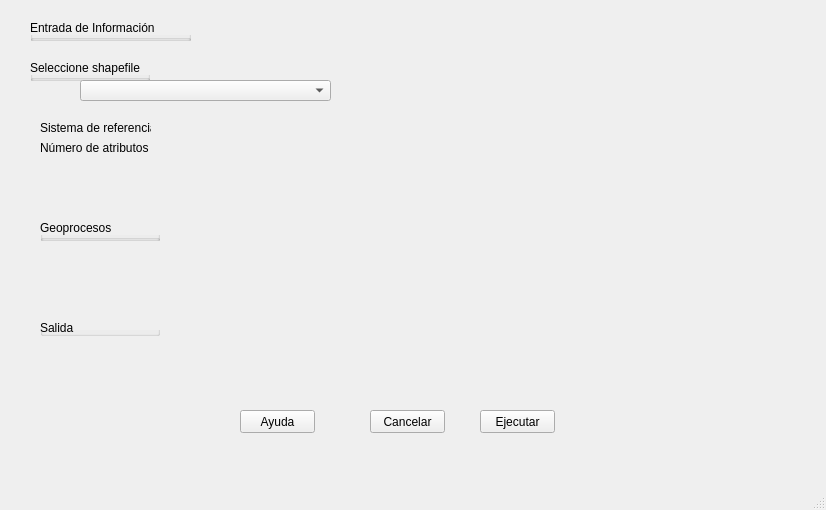
<?xml version="1.0" encoding="UTF-8"?>
<ui version="4.0">
 <class>MainWindow</class>
 <widget class="QMainWindow" name="MainWindow">
  <property name="geometry">
   <rect>
    <x>0</x>
    <y>0</y>
    <width>826</width>
    <height>510</height>
   </rect>
  </property>
  <property name="windowTitle">
   <string>Vectorial</string>
  </property>
  <widget class="QWidget" name="centralwidget">
   <widget class="QGroupBox" name="groupBox">
    <property name="geometry">
     <rect>
      <x>30</x>
      <y>20</y>
      <width>161</width>
      <height>21</height>
     </rect>
    </property>
    <property name="title">
     <string>Entrada de Información</string>
    </property>
   </widget>
   <widget class="QGroupBox" name="groupBox_2">
    <property name="geometry">
     <rect>
      <x>30</x>
      <y>60</y>
      <width>120</width>
      <height>21</height>
     </rect>
    </property>
    <property name="title">
     <string>Seleccione shapefile</string>
    </property>
   </widget>
   <widget class="QPushButton" name="btn1">
    <property name="geometry">
     <rect>
      <x>240</x>
      <y>410</y>
      <width>75</width>
      <height>23</height>
     </rect>
    </property>
    <property name="text">
     <string>Ayuda</string>
    </property>
   </widget>
   <widget class="QPushButton" name="btn2">
    <property name="geometry">
     <rect>
      <x>370</x>
      <y>410</y>
      <width>75</width>
      <height>23</height>
     </rect>
    </property>
    <property name="text">
     <string>Cancelar</string>
    </property>
   </widget>
   <widget class="QPushButton" name="btn3">
    <property name="geometry">
     <rect>
      <x>480</x>
      <y>410</y>
      <width>75</width>
      <height>23</height>
     </rect>
    </property>
    <property name="text">
     <string>Ejecutar</string>
    </property>
   </widget>
   <widget class="QGroupBox" name="groupBox_3">
    <property name="geometry">
     <rect>
      <x>40</x>
      <y>220</y>
      <width>120</width>
      <height>21</height>
     </rect>
    </property>
    <property name="title">
     <string>Geoprocesos</string>
    </property>
   </widget>
   <widget class="QGroupBox" name="groupBox_4">
    <property name="geometry">
     <rect>
      <x>40</x>
      <y>320</y>
      <width>120</width>
      <height>16</height>
     </rect>
    </property>
    <property name="title">
     <string>Salida</string>
    </property>
   </widget>
   <widget class="QLabel" name="lb1">
    <property name="geometry">
     <rect>
      <x>40</x>
      <y>120</y>
      <width>111</width>
      <height>16</height>
     </rect>
    </property>
    <property name="text">
     <string>Sistema de referencia</string>
    </property>
   </widget>
   <widget class="QLabel" name="lb2">
    <property name="geometry">
     <rect>
      <x>40</x>
      <y>140</y>
      <width>111</width>
      <height>16</height>
     </rect>
    </property>
    <property name="text">
     <string>Número de atributos</string>
    </property>
   </widget>
   <widget class="QComboBox" name="comboBox">
    <property name="geometry">
     <rect>
      <x>80</x>
      <y>80</y>
      <width>251</width>
      <height>21</height>
     </rect>
    </property>
   </widget>
  </widget>
  <widget class="QStatusBar" name="statusbar"/>
 </widget>
 <resources/>
 <connections/>
</ui>
